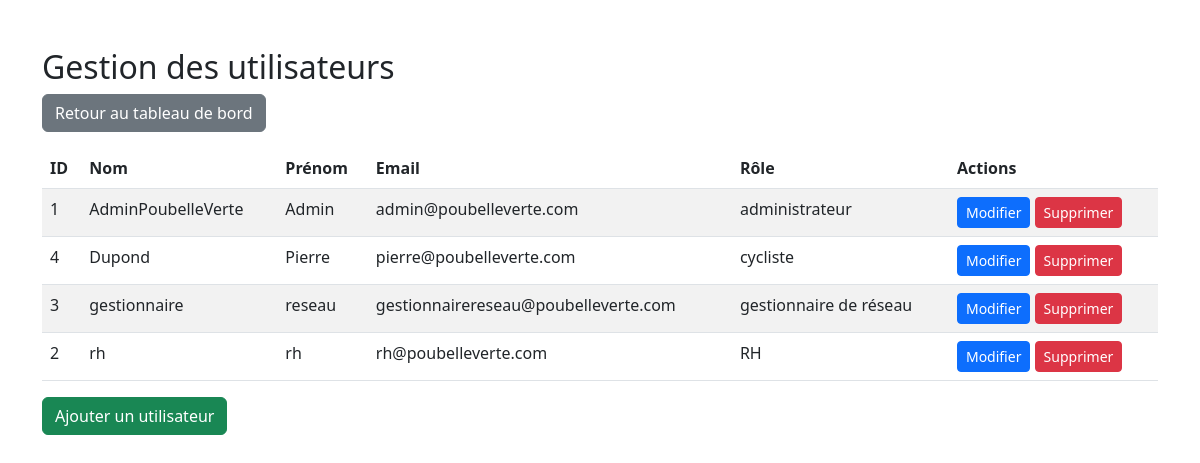
Page /admin/gestion_utilisateurs.php (signed in) on the earlier database version.
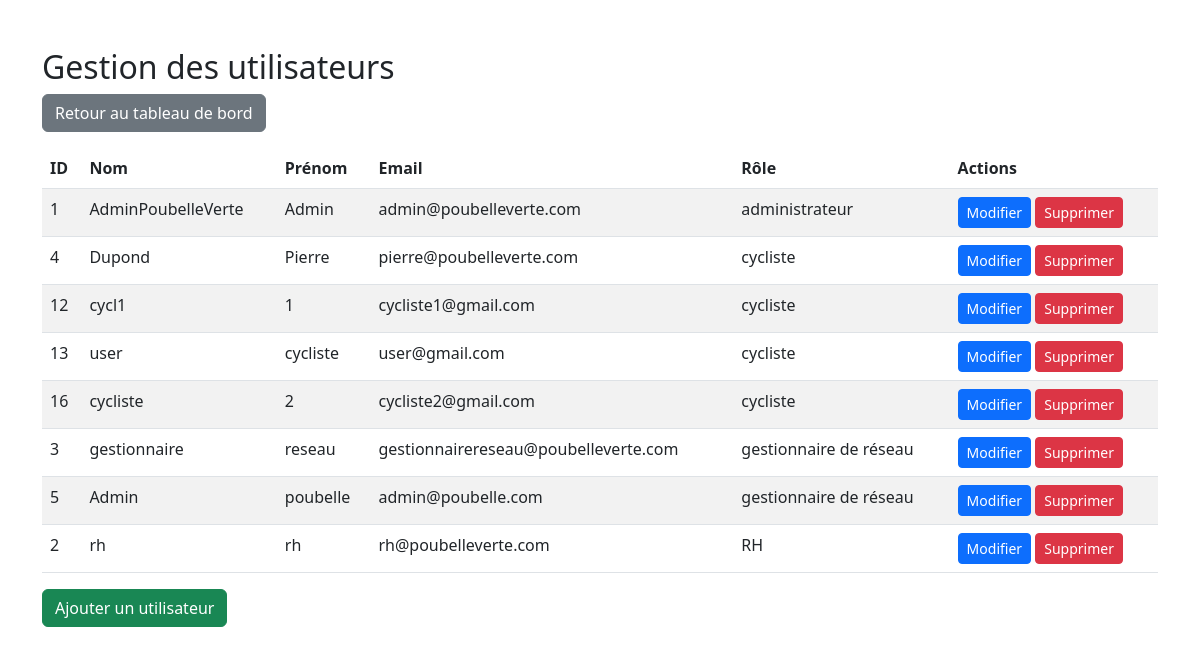
Same page on the later database version.
### tables this page shows
CREATE TABLE `utilisateurs` (
  `id` int(11) NOT NULL,
  `nom` varchar(100) NOT NULL,
  `prenom` varchar(100) DEFAULT NULL,
  `email` varchar(100) NOT NULL,
  `mot_de_passe` varchar(255) NOT NULL,
  `role_id` int(11) NOT NULL,
  `date_embauche` date DEFAULT NULL,
  `disponibilite` varchar(255) DEFAULT NULL,
  `type_absence` enum('disponible','malade','congé') DEFAULT 'disponible'
);

CREATE TABLE `roles` (
  `id` int(11) NOT NULL,
  `nom` varchar(50) NOT NULL
);

### admin/gestion_utilisateurs.php (the view, shortened to what this page needs)
<?php
$servername = "localhost";
$username_db = "root";
$password_db = "";
$dbname = "poubelle_verte";
$conn = new mysqli($servername, $username_db, $password_db, $dbname);
$sqlUtilisateurs = "SELECT utilisateurs.id, utilisateurs.nom, utilisateurs.prenom, utilisateurs.email, roles.nom AS role
                    FROM utilisateurs
                    INNER JOIN roles ON utilisateurs.role_id = roles.id";
$resultUtilisateurs = $conn->query($sqlUtilisateurs);
?>
<!DOCTYPE html>
<html>
<head>
    <link rel="stylesheet" href="https://cdn.jsdelivr.net/npm/bootstrap@5.3.0/dist/css/bootstrap.min.css">
</head>
<body>
    <div class="container mt-5">
        <h2>Gestion des utilisateurs</h2>
                <div class="mb-3">
            <a href="admin.php" class="btn btn-secondary">Retour au tableau de bord</a>
        </div>
        <?php if ($resultUtilisateurs->num_rows > 0): ?>
            <table class="table table-striped">
                <thead>
                    <tr>
                        <th>ID</th>
                        <th>Nom</th>
                        <th>Prénom</th>
                        <th>Email</th>
                        <th>Rôle</th>
                        <th>Actions</th>
                    </tr>
                </thead>
                <tbody>
                    <?php while ($row = $resultUtilisateurs->fetch_assoc()): ?>
                        <tr>
                            <td><?php echo $row["id"]; ?></td>
                            <td><?php echo $row["nom"]; ?></td>
                            <td><?php echo $row["prenom"]; ?></td>
                            <td><?php echo $row["email"]; ?></td>
                            <td><?php echo $row["role"]; ?></td>
                            <td>
                                <a href="modifier_utilisateur.php?id=<?php echo $row["id"]; ?>" class="btn btn-primary btn-sm">Modifier</a>
                                <a href="gestion_utilisateurs.php?action=supprimer&id=<?php echo $row["id"]; ?>" class="btn btn-danger btn-sm" onclick="return confirm('Êtes-vous sûr de vouloir supprimer cet utilisateur ?')">Supprimer</a>
                            </td>
                        </tr>
                    <?php endwhile; ?>
                </tbody>
            </table>
        <?php else: ?>
            <p>Aucun utilisateur trouvé.</p>
        <?php endif; ?>
        <a href="ajouter_utilisateur.php" class="btn btn-success">Ajouter un utilisateur</a>
    </div>
</body>
</html>

Differences in the rows shown:
added utilisateurs: id "12", nom "cycl1", prenom "1", email "cycliste1@gmail.com", role.nom "cycliste"
added utilisateurs: id "13", nom "user", prenom "cycliste", email "user@gmail.com", role.nom "cycliste"
added utilisateurs: id "16", nom "cycliste", prenom "2", email "cycliste2@gmail.com", role.nom "cycliste"
added utilisateurs: id "5", nom "Admin", prenom "poubelle", email "admin@poubelle.com", role.nom "gestionnaire de réseau"
